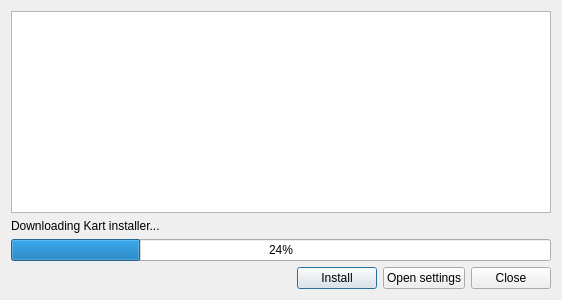
<?xml version="1.0" encoding="UTF-8"?>
<ui version="4.0">
 <class>Dialog</class>
 <widget class="QDialog" name="Dialog">
  <property name="geometry">
   <rect>
    <x>0</x>
    <y>0</y>
    <width>562</width>
    <height>300</height>
   </rect>
  </property>
  <property name="windowTitle">
   <string>Kart</string>
  </property>
  <layout class="QVBoxLayout" name="verticalLayout_2">
   <item>
    <widget class="QTextBrowser" name="textBrowser">
     <property name="openExternalLinks">
      <bool>true</bool>
     </property>
     <property name="openLinks">
      <bool>false</bool>
     </property>
    </widget>
   </item>
   <item>
    <widget class="QWidget" name="widgetDownload" native="true">
     <layout class="QVBoxLayout" name="verticalLayout">
      <property name="leftMargin">
       <number>0</number>
      </property>
      <property name="topMargin">
       <number>0</number>
      </property>
      <property name="rightMargin">
       <number>0</number>
      </property>
      <property name="bottomMargin">
       <number>0</number>
      </property>
      <item>
       <widget class="QLabel" name="label">
        <property name="text">
         <string>Downloading Kart installer...</string>
        </property>
       </widget>
      </item>
      <item>
       <widget class="QProgressBar" name="progressBar">
        <property name="value">
         <number>24</number>
        </property>
       </widget>
      </item>
     </layout>
    </widget>
   </item>
   <item>
    <layout class="QHBoxLayout" name="horizontalLayout">
     <item>
      <spacer name="horizontalSpacer">
       <property name="orientation">
        <enum>Qt::Horizontal</enum>
       </property>
       <property name="sizeHint" stdset="0">
        <size>
         <width>40</width>
         <height>20</height>
        </size>
       </property>
      </spacer>
     </item>
     <item>
      <widget class="QPushButton" name="btnInstall">
       <property name="text">
        <string>Install</string>
       </property>
      </widget>
     </item>
     <item>
      <widget class="QPushButton" name="btnOpenSettings">
       <property name="text">
        <string>Open settings</string>
       </property>
      </widget>
     </item>
     <item>
      <widget class="QPushButton" name="btnClose">
       <property name="text">
        <string>Close</string>
       </property>
      </widget>
     </item>
    </layout>
   </item>
  </layout>
 </widget>
 <resources/>
 <connections/>
</ui>
